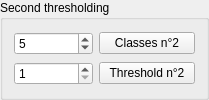
         <widget class="QGroupBox" name="groupBox_2">
          <property name="title">
           <string>Second thresholding</string>
          </property>
          <layout class="QVBoxLayout" name="verticalLayout_3">
           <item>
            <layout class="QHBoxLayout" name="horizontalLayout_6">
             <item>
              <widget class="QSpinBox" name="ClassBox2">
               <property name="sizePolicy">
                <sizepolicy hsizetype="Preferred" vsizetype="Minimum">
                 <horstretch>0</horstretch>
                 <verstretch>0</verstretch>
                </sizepolicy>
               </property>
               <property name="minimumSize">
                <size>
                 <width>79</width>
                 <height>0</height>
                </size>
               </property>
               <property name="maximumSize">
                <size>
                 <width>117</width>
                 <height>16777215</height>
                </size>
               </property>
               <property name="toolTip">
                <string>&lt;html&gt;&lt;head/&gt;&lt;body&gt;&lt;p&gt;&lt;span style=&quot; font-size:11pt;&quot;&gt;Choose a number of classes to perform Otsu 2 segmentation.&lt;/span&gt;&lt;/p&gt;&lt;/body&gt;&lt;/html&gt;</string>
               </property>
               <property name="minimum">
                <number>2</number>
               </property>
               <property name="maximum">
                <number>6</number>
               </property>
               <property name="value">
                <number>5</number>
               </property>
              </widget>
             </item>
             <item>
              <widget class="QPushButton" name="ComputeClass_bttn_2">
               <property name="sizePolicy">
                <sizepolicy hsizetype="Preferred" vsizetype="Fixed">
                 <horstretch>0</horstretch>
                 <verstretch>0</verstretch>
                </sizepolicy>
               </property>
               <property name="minimumSize">
                <size>
                 <width>96</width>
                 <height>0</height>
                </size>
               </property>
               <property name="maximumSize">
                <size>
                 <width>16777215</width>
                 <height>16777215</height>
                </size>
               </property>
               <property name="toolTip">
                <string>&lt;html&gt;&lt;head/&gt;&lt;body&gt;&lt;p&gt;&lt;span style=&quot; font-size:11pt;&quot;&gt;Run the Otsu 2 computation given the number of classes.&lt;/span&gt;&lt;/p&gt;&lt;/body&gt;&lt;/html&gt;</string>
               </property>
               <property name="text">
                <string>Classes n°2</string>
               </property>
               <property name="icon">
                <iconset>
                 <normaloff>../Traitement_stack/icons/filter_icon.png</normaloff>../Traitement_stack/icons/filter_icon.png</iconset>
               </property>
              </widget>
             </item>
            </layout>
           </item>
           <item>
            <layout class="QHBoxLayout" name="horizontalLayout_4">
             <item>
              <widget class="QSpinBox" name="ThresholdBox_2">
               <property name="sizePolicy">
                <sizepolicy hsizetype="Preferred" vsizetype="Minimum">
                 <horstretch>0</horstretch>
                 <verstretch>0</verstretch>
                </sizepolicy>
               </property>
               <property name="minimumSize">
                <size>
                 <width>79</width>
                 <height>0</height>
                </size>
               </property>
               <property name="maximumSize">
                <size>
                 <width>117</width>
                 <height>16777215</height>
                </size>
               </property>
               <property name="toolTip">
                <string>&lt;html&gt;&lt;head/&gt;&lt;body&gt;&lt;p&gt;&lt;span style=&quot; font-size:11pt;&quot;&gt;Choose the classes that must be kept in the final binary thresholding (current value excluded).&lt;/span&gt;&lt;/p&gt;&lt;/body&gt;&lt;/html&gt;</string>
               </property>
               <property name="minimum">
                <number>1</number>
               </property>
               <property name="maximum">
                <number>6</number>
               </property>
               <property name="value">
                <number>1</number>
               </property>
              </widget>
             </item>
             <item>
              <widget class="QPushButton" name="Threshold_bttn_2">
               <property name="sizePolicy">
                <sizepolicy hsizetype="Preferred" vsizetype="Fixed">
                 <horstretch>0</horstretch>
                 <verstretch>0</verstretch>
                </sizepolicy>
               </property>
               <property name="minimumSize">
                <size>
                 <width>96</width>
                 <height>0</height>
                </size>
               </property>
               <property name="maximumSize">
                <size>
                 <width>16777215</width>
                 <height>16777215</height>
                </size>
               </property>
               <property name="toolTip">
                <string>&lt;html&gt;&lt;head/&gt;&lt;body&gt;&lt;p&gt;&lt;span style=&quot; font-size:11pt;&quot;&gt;Perform the final thresholding.&lt;/span&gt;&lt;/p&gt;&lt;/body&gt;&lt;/html&gt;</string>
               </property>
               <property name="text">
                <string>Threshold n°2</string>
               </property>
               <property name="icon">
                <iconset>
                 <normaloff>../Traitement_stack/icons/filter_icon.png</normaloff>../Traitement_stack/icons/filter_icon.png</iconset>
               </property>
              </widget>
             </item>
            </layout>
           </item>
          </layout>
         </widget>
